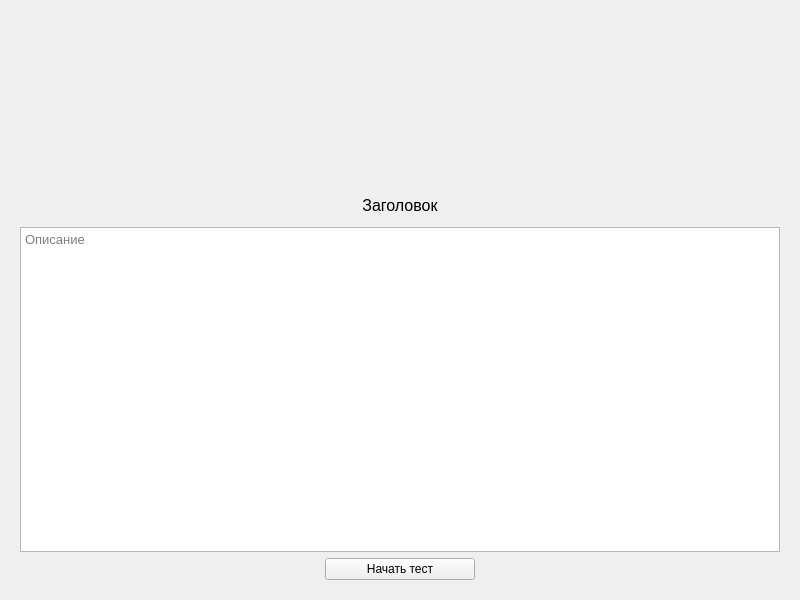
<?xml version="1.0" encoding="UTF-8"?>
<ui version="4.0">
 <class>TestForm</class>
 <widget class="QWidget" name="TestForm">
  <property name="geometry">
   <rect>
    <x>0</x>
    <y>0</y>
    <width>800</width>
    <height>600</height>
   </rect>
  </property>
  <property name="sizePolicy">
   <sizepolicy hsizetype="Expanding" vsizetype="Expanding">
    <horstretch>0</horstretch>
    <verstretch>0</verstretch>
   </sizepolicy>
  </property>
  <property name="windowTitle">
   <string>Form</string>
  </property>
  <layout class="QVBoxLayout" name="verticalLayout">
   <item>
    <widget class="QStackedWidget" name="stackedWidget">
     <property name="currentIndex">
      <number>0</number>
     </property>
     <widget class="QWidget" name="introPage">
      <layout class="QGridLayout" name="gridLayout" rowstretch="5,1,10,1" columnstretch="2,1,2">
       <item row="0" column="0" colspan="3">
        <widget class="QLabel" name="introImageLabel">
         <property name="sizePolicy">
          <sizepolicy hsizetype="MinimumExpanding" vsizetype="MinimumExpanding">
           <horstretch>0</horstretch>
           <verstretch>0</verstretch>
          </sizepolicy>
         </property>
         <property name="text">
          <string/>
         </property>
         <property name="alignment">
          <set>Qt::AlignCenter</set>
         </property>
        </widget>
       </item>
       <item row="1" column="0" colspan="3">
        <widget class="QLabel" name="titleLabel">
         <property name="sizePolicy">
          <sizepolicy hsizetype="Preferred" vsizetype="Ignored">
           <horstretch>0</horstretch>
           <verstretch>0</verstretch>
          </sizepolicy>
         </property>
         <property name="font">
          <font>
           <pointsize>12</pointsize>
          </font>
         </property>
         <property name="text">
          <string>Заголовок</string>
         </property>
         <property name="alignment">
          <set>Qt::AlignCenter</set>
         </property>
         <property name="wordWrap">
          <bool>true</bool>
         </property>
        </widget>
       </item>
       <item row="2" column="0" colspan="3">
        <widget class="QTextBrowser" name="descriptionBrowser">
         <property name="font">
          <font>
           <pointsize>10</pointsize>
          </font>
         </property>
         <property name="acceptDrops">
          <bool>false</bool>
         </property>
         <property name="horizontalScrollBarPolicy">
          <enum>Qt::ScrollBarAlwaysOff</enum>
         </property>
         <property name="acceptRichText">
          <bool>false</bool>
         </property>
         <property name="placeholderText">
          <string>Описание</string>
         </property>
         <property name="openExternalLinks">
          <bool>true</bool>
         </property>
        </widget>
       </item>
       <item row="3" column="0">
        <spacer name="horizontalSpacer_2">
         <property name="orientation">
          <enum>Qt::Horizontal</enum>
         </property>
         <property name="sizeHint" stdset="0">
          <size>
           <width>232</width>
           <height>20</height>
          </size>
         </property>
        </spacer>
       </item>
       <item row="3" column="1">
        <widget class="QPushButton" name="startButton">
         <property name="text">
          <string>Начать тест</string>
         </property>
        </widget>
       </item>
       <item row="3" column="2">
        <spacer name="horizontalSpacer">
         <property name="orientation">
          <enum>Qt::Horizontal</enum>
         </property>
         <property name="sizeHint" stdset="0">
          <size>
           <width>232</width>
           <height>20</height>
          </size>
         </property>
        </spacer>
       </item>
      </layout>
     </widget>
     <widget class="QWidget" name="testPage">
      <layout class="QGridLayout" name="gridLayout_2" rowstretch="5,2,10,1,1">
       <item row="0" column="0" colspan="4">
        <widget class="QLabel" name="questionImageLabel">
         <property name="sizePolicy">
          <sizepolicy hsizetype="MinimumExpanding" vsizetype="MinimumExpanding">
           <horstretch>0</horstretch>
           <verstretch>0</verstretch>
          </sizepolicy>
         </property>
         <property name="text">
          <string/>
         </property>
         <property name="alignment">
          <set>Qt::AlignCenter</set>
         </property>
        </widget>
       </item>
       <item row="1" column="0" colspan="4">
        <widget class="QTextBrowser" name="questionBrowser">
         <property name="sizePolicy">
          <sizepolicy hsizetype="Expanding" vsizetype="Ignored">
           <horstretch>0</horstretch>
           <verstretch>0</verstretch>
          </sizepolicy>
         </property>
         <property name="font">
          <font>
           <pointsize>10</pointsize>
          </font>
         </property>
         <property name="acceptDrops">
          <bool>false</bool>
         </property>
         <property name="horizontalScrollBarPolicy">
          <enum>Qt::ScrollBarAlwaysOff</enum>
         </property>
         <property name="placeholderText">
          <string>Текст вопроса</string>
         </property>
        </widget>
       </item>
       <item row="2" column="0" colspan="4">
        <widget class="QScrollArea" name="scrollArea">
         <property name="sizePolicy">
          <sizepolicy hsizetype="Expanding" vsizetype="Ignored">
           <horstretch>0</horstretch>
           <verstretch>0</verstretch>
          </sizepolicy>
         </property>
         <property name="horizontalScrollBarPolicy">
          <enum>Qt::ScrollBarAlwaysOff</enum>
         </property>
         <property name="widgetResizable">
          <bool>true</bool>
         </property>
         <widget class="QWidget" name="scrollAreaWidgetContents">
          <property name="geometry">
           <rect>
            <x>0</x>
            <y>0</y>
            <width>598</width>
            <height>212</height>
           </rect>
          </property>
          <layout class="QVBoxLayout" name="verticalLayout_2"/>
         </widget>
        </widget>
       </item>
       <item row="3" column="0">
        <spacer name="horizontalSpacer_3">
         <property name="orientation">
          <enum>Qt::Horizontal</enum>
         </property>
         <property name="sizeHint" stdset="0">
          <size>
           <width>167</width>
           <height>20</height>
          </size>
         </property>
        </spacer>
       </item>
       <item row="3" column="1">
        <widget class="QPushButton" name="prevButton">
         <property name="enabled">
          <bool>false</bool>
         </property>
         <property name="text">
          <string>Предыдущий вопрос</string>
         </property>
        </widget>
       </item>
       <item row="3" column="2">
        <widget class="QPushButton" name="nextButton">
         <property name="text">
          <string>Следующий вопрос</string>
         </property>
        </widget>
       </item>
       <item row="3" column="3">
        <spacer name="horizontalSpacer_4">
         <property name="orientation">
          <enum>Qt::Horizontal</enum>
         </property>
         <property name="sizeHint" stdset="0">
          <size>
           <width>166</width>
           <height>20</height>
          </size>
         </property>
        </spacer>
       </item>
       <item row="4" column="0">
        <spacer name="horizontalSpacer_5">
         <property name="orientation">
          <enum>Qt::Horizontal</enum>
         </property>
         <property name="sizeHint" stdset="0">
          <size>
           <width>167</width>
           <height>20</height>
          </size>
         </property>
        </spacer>
       </item>
       <item row="4" column="1" colspan="2">
        <widget class="QPushButton" name="getResultButton">
         <property name="text">
          <string>Завершить тест</string>
         </property>
        </widget>
       </item>
       <item row="4" column="3">
        <spacer name="horizontalSpacer_6">
         <property name="orientation">
          <enum>Qt::Horizontal</enum>
         </property>
         <property name="sizeHint" stdset="0">
          <size>
           <width>166</width>
           <height>20</height>
          </size>
         </property>
        </spacer>
       </item>
      </layout>
     </widget>
     <widget class="QWidget" name="resultPage">
      <layout class="QGridLayout" name="gridLayout_3" rowstretch="3,1,6,0" columnstretch="1,1,1" columnminimumwidth="0,0,0">
       <item row="0" column="0" colspan="3">
        <widget class="QLabel" name="resultImageLabel">
         <property name="sizePolicy">
          <sizepolicy hsizetype="MinimumExpanding" vsizetype="MinimumExpanding">
           <horstretch>0</horstretch>
           <verstretch>0</verstretch>
          </sizepolicy>
         </property>
         <property name="text">
          <string/>
         </property>
         <property name="scaledContents">
          <bool>false</bool>
         </property>
         <property name="alignment">
          <set>Qt::AlignCenter</set>
         </property>
        </widget>
       </item>
       <item row="1" column="0" colspan="3">
        <widget class="QLabel" name="resultLabel">
         <property name="sizePolicy">
          <sizepolicy hsizetype="Preferred" vsizetype="Ignored">
           <horstretch>0</horstretch>
           <verstretch>0</verstretch>
          </sizepolicy>
         </property>
         <property name="font">
          <font>
           <pointsize>12</pointsize>
          </font>
         </property>
         <property name="text">
          <string>Результат</string>
         </property>
         <property name="alignment">
          <set>Qt::AlignCenter</set>
         </property>
         <property name="wordWrap">
          <bool>true</bool>
         </property>
        </widget>
       </item>
       <item row="2" column="0" colspan="3">
        <widget class="QTextBrowser" name="resultBrowser">
         <property name="sizePolicy">
          <sizepolicy hsizetype="Expanding" vsizetype="Minimum">
           <horstretch>0</horstretch>
           <verstretch>0</verstretch>
          </sizepolicy>
         </property>
         <property name="font">
          <font>
           <pointsize>9</pointsize>
          </font>
         </property>
         <property name="acceptDrops">
          <bool>false</bool>
         </property>
         <property name="horizontalScrollBarPolicy">
          <enum>Qt::ScrollBarAlwaysOff</enum>
         </property>
         <property name="placeholderText">
          <string>Описание результата</string>
         </property>
         <property name="openExternalLinks">
          <bool>true</bool>
         </property>
        </widget>
       </item>
       <item row="3" column="0">
        <spacer name="horizontalSpacer_7">
         <property name="orientation">
          <enum>Qt::Horizontal</enum>
         </property>
         <property name="sizeType">
          <enum>QSizePolicy::Preferred</enum>
         </property>
         <property name="sizeHint" stdset="0">
          <size>
           <width>193</width>
           <height>20</height>
          </size>
         </property>
        </spacer>
       </item>
       <item row="3" column="1">
        <widget class="QPushButton" name="resultSaveButton">
         <property name="text">
          <string>Сохранить как текст</string>
         </property>
         <property name="icon">
          <iconset resource="resources.qrc">
           <normaloff>:/icons/Resources/folder_opened.png</normaloff>:/icons/Resources/folder_opened.png</iconset>
         </property>
        </widget>
       </item>
       <item row="3" column="2">
        <spacer name="horizontalSpacer_8">
         <property name="orientation">
          <enum>Qt::Horizontal</enum>
         </property>
         <property name="sizeType">
          <enum>QSizePolicy::Preferred</enum>
         </property>
         <property name="sizeHint" stdset="0">
          <size>
           <width>193</width>
           <height>20</height>
          </size>
         </property>
        </spacer>
       </item>
      </layout>
     </widget>
    </widget>
   </item>
  </layout>
 </widget>
 <resources>
  <include location="resources.qrc"/>
 </resources>
 <connections/>
</ui>
